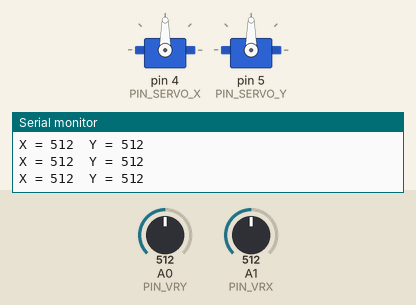
A sketch run on a simulated Arduino Uno, built with avr-gcc and run on an emulated ATmega328P. Shown: 2 × servo, the last lines printed to the serial monitor. The test bench sets the inputs (shaded band); at power-on: A0 (PIN_VRY) = 512, A1 (PIN_VRX) = 512.

Above: at 1.2 s.
1.3 s: A0 (PIN_VRY) set to 106
At 2.3 s:
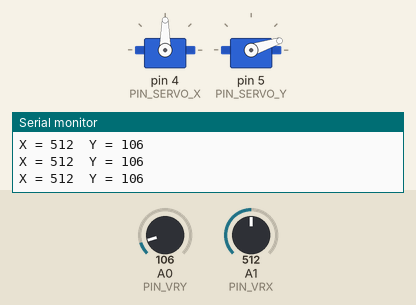
2.8 s: A0 (PIN_VRY) set to 94
At 3.4 s:
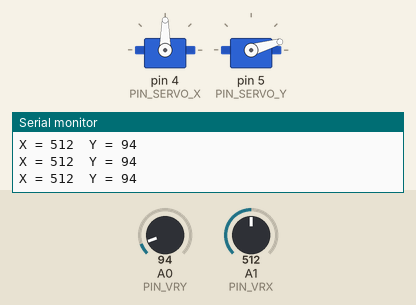
5.8 s: A1 (PIN_VRX) set to 716
At 7.0 s:
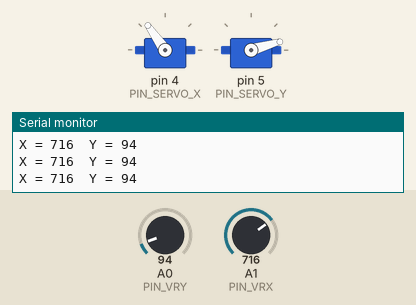
7.3 s: A1 (PIN_VRX) set to 983
At 7.6 s:
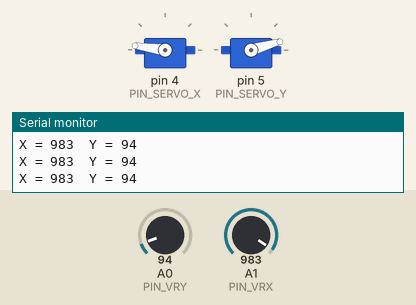
8.8 s: A1 (PIN_VRX) set to 1015
At 10.1 s:
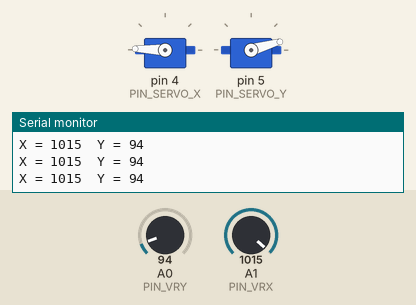
11.8 s: A0 (PIN_VRY) set to 122
At 12.9 s:
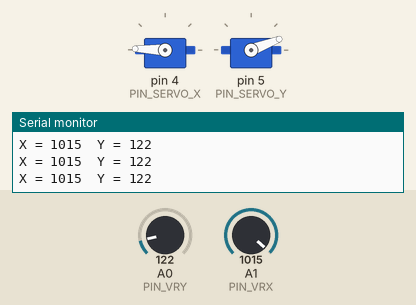
Timing chart, 0 to 14.3 s (numbered marks = the images above; inputs shaded):
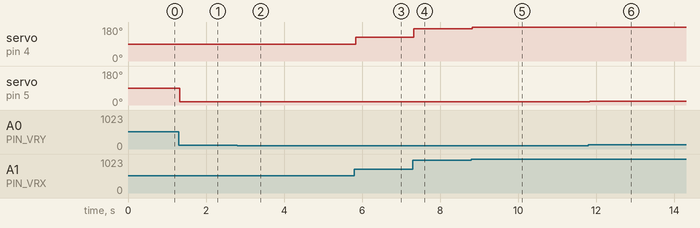

The sketch:

SDU_10.ino
```cpp
#include <Servo.h>

#define PIN_SERVO_X 4
#define PIN_SERVO_Y 5


#define PIN_VRX A1
#define PIN_VRY A0
#define PIN_BUTTON 3

// создание объектов Servo
Servo servoX;
Servo servoY;
// служебные переменные
int joyXpr=0;
int joyYpr=0;
int joyX, joyY;
int angleX, angleY;

void setup () {
   Serial.begin (9600);

   servoX.attach(PIN_SERVO_X);
   servoY.attach(PIN_SERVO_Y);
}

void loop () {
   joyX=analogRead(PIN_VRX);
   joyY=analogRead(PIN_VRY);
   // Выводим значение по оси X
   Serial.print("X = ");
   Serial.print(joyX);
   // Выводим значение по оси Y
   Serial.print("  Y = ");
   Serial.println(joyY);
   // сравнение с предыдущими
   if(abs(joyX-joyXpr)>10) { // повернуть по оси X
       angleX=map(joyX,0,1023,0,180);
       servoX.write(angleX);
       // время на перемещение сервопривода
       delay(15);
   }
   if(abs(joyY-joyYpr)>10) { // повернуть по оси Y
       angleY=map(joyY,0,1023,0,180);
       servoY.write(angleY);
       // время на перемещение сервопривода
       delay(15);
   }
   joyXpr=joyX;
   joyYpr=joyY;
}
```

Measured:
- after the input at 1.3 s, servo on pin 5 (PIN_SERVO_Y): 90° → 18° at once
- after the input at 2.8 s, servo on pin 5 (PIN_SERVO_Y): 18° → 16° at once
- after the input at 5.8 s, servo on pin 4 (PIN_SERVO_X): 90° → 125° at once
- after the input at 7.3 s, servo on pin 4 (PIN_SERVO_X): 125° → 172° at once
- after the input at 8.8 s, servo on pin 4 (PIN_SERVO_X): 172° → 178° at once
- after the input at 11.8 s, servo on pin 5 (PIN_SERVO_Y): 16° → 21° at once
